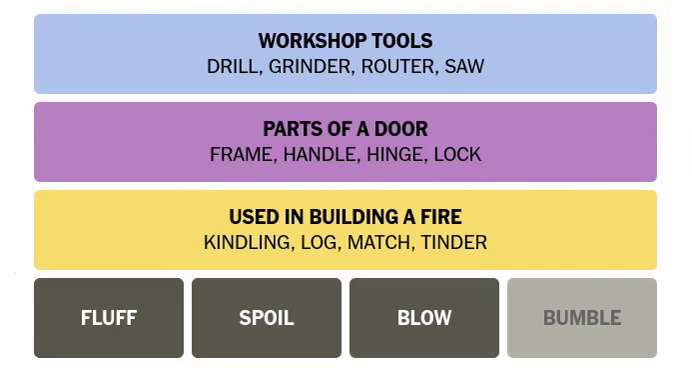
#> input picture frame 22 of Image and Sound Processing/KunleOguntoye_HW3/part4/p4b_video2.mp4, 692 x 372 px
$ python p4b_code.py
#> lines starting #> are read from the running program, lines starting #| are printed output that depends on the picture; after the words box and inside, x2 and y2 are one past the last pixel; in counts of white or black regions, pixels touching at a corner belong together
#> further down, frame is the input picture: shape (372, 692, 3); mean B, G, R 176.7, 179, 190.5
import cv2 as cv
import numpy as np
import matplotlib.pyplot as plt

video_path = 'part4/p4b_video2.mp4'
cap = cv.VideoCapture(video_path)
output_video_path= video_path.split('.')[0] + '_result.mp4'

fourcc = cv.VideoWriter_fourcc(*'MP4V')
frame_rate = cap.get(cv.CAP_PROP_FPS)
frame_size = (int(cap.get(cv.CAP_PROP_FRAME_WIDTH)), int(cap.get(cv.CAP_PROP_FRAME_HEIGHT)))
out = cv.VideoWriter(output_video_path, fourcc, frame_rate, frame_size)
color_ranges = {
    'Blue': np.array([176.0, 193.06, 236.0]),
    'Green': np.array([156.41, 193.73, 86.6]),
    'Purple': np.array([185.06, 125.6, 192.8]),
    'Yellow': np.array([246.0, 221.0, 107.0])
}

midLine = [60, 147, 237, 327]
def test(img):
    res = []
    gray = cv.cvtColor(img[:, :100], cv.COLOR_RGB2GRAY)
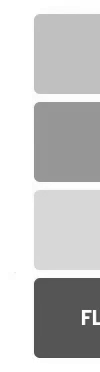
#> gray: shape (372, 100); min 78, max 255, mean 201.9
    edges = cv.Canny(gray, 50, 150, apertureSize=3)
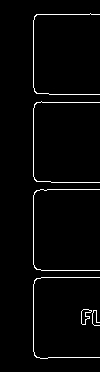
#> edges: shape (372, 100); 2.5% white in thin lines or dots, all inside (x1, y1, x2, y2) = (33, 13, 100, 359)
    contours, _ = cv.findContours(edges, cv.RETR_TREE, cv.CHAIN_APPROX_SIMPLE)
#> contours = 7 contours, 5 with area under 20; largest, box (x1, y1, x2, y2) and area: (81, 309, 92, 325) 84, (81, 309, 92, 325) 80
    for cnt in contours:
        # Approximate the contour to a polygon
        epsilon = 0.05 * cv.arcLength(cnt, True)
        approx = cv.approxPolyDP(cnt, epsilon, True)
        for vertex in approx:
            x, y = vertex[0]
            if x < 10:
                if y <= 99:
                    mid_score = midLine[0]
                elif 100 <= y and y <= 191:
                    mid_score = midLine[1]
                elif 191 <= y and y <= 280:
                    mid_score = midLine[2]
                else:
                    mid_score = midLine[3]

                # score = np.argmin([abs(y - i) for i in midLine])
                # mid_score = midLine[score]
                if y < mid_score:
                    res.append((y + 10, x + 10 ))
                else:
                    res.append((y - 10 , x + 10))

                return (True, (y, x), (res[0][1], res[0][0]), res, score)
#> this loop made 7 passes
#> epsilon on passes 1 to 7: 3.84, 2.64, 2.61, 20.81, 20.86, 20.81, 20.81
#> after the loop, res = []

tmp_l = ['Colors:']
while cap.isOpened():
    ret, frame = cap.read()
    if not ret:
        break
    frame = cv.cvtColor(frame, cv.COLOR_BGR2RGB)
    ret = test(frame)
    text = " ".join(tmp_l)

    if ret:
        score = []
        color = frame[ret[2][1], ret[2][0]]
        for key, value in color_ranges.items():
            score.append(np.linalg.norm(color - value))
        if list(color_ranges.keys())[np.argmin(score)] + " ->" != tmp_l[-1]:
            tmp_l.append(list(color_ranges.keys())[np.argmin(score)] + " ->")
            text = " ".join(tmp_l)

        # [8 lines of commented-out code are left out]
    cv.putText(frame, text, (10, 350) , cv.FONT_HERSHEY_SIMPLEX, 1, (255, 0, 0), 2, cv.LINE_AA)
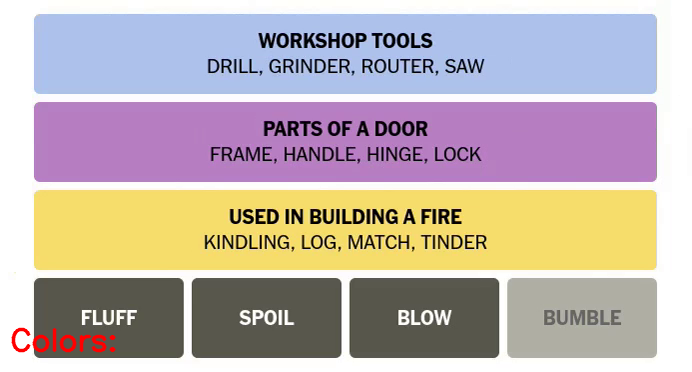
#> frame: shape (372, 692, 3); mean R, G, B 191, 178.6, 176.4
    out.write(cv.cvtColor(frame, cv.COLOR_RGB2BGR))

# Release everything when job is finished
cap.release()
out.release()

$ run again, starting later in the video
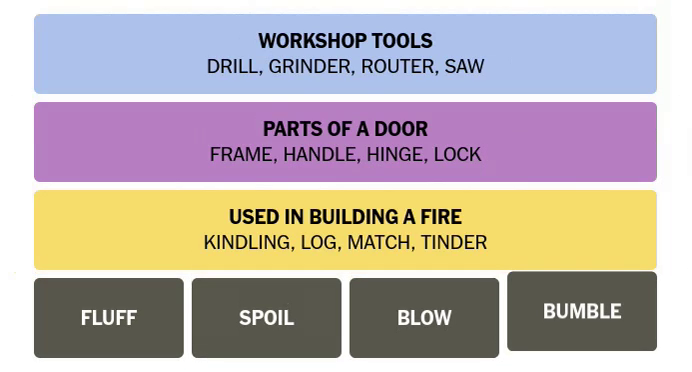
#> input picture frame 99 of Image and Sound Processing/KunleOguntoye_HW3/part4/p4b_video2.mp4, 692 x 372 px
#> frame is the input picture: shape (372, 692, 3); mean B, G, R 173.2, 175.5, 187
#> edges: shape (372, 100); 2.5% white in thin lines or dots, all inside (x1, y1, x2, y2) = (33, 13, 100, 359)
#> contours = 7 contours, 5 with area under 20; largest, box (x1, y1, x2, y2) and area: (81, 310, 92, 325) 78, (81, 310, 92, 325) 74
#> the loop in test, `for cnt in contours:` made 7 passes
#> epsilon on passes 1 to 7: 3.87, 2.62, 2.57, 20.94, 20.81, 20.73, 20.81
#> after the loop in test, `for cnt in contours:`: res = []
#> `cv.putText(frame, text, (10, 350) , cv.FONT_HERSHEY_SIMPLEX, 1, (255, ..`:
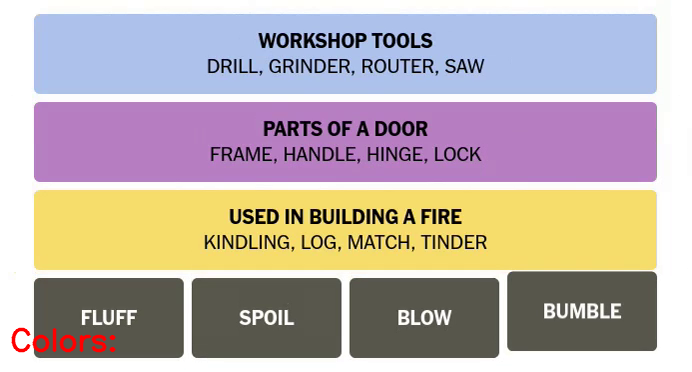
#> frame: shape (372, 692, 3); mean R, G, B 187.5, 175.1, 172.8

$ run again, starting later in the video
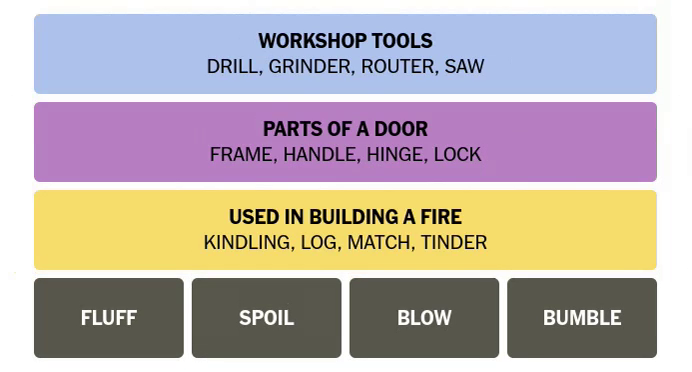
#> input picture frame 176 of Image and Sound Processing/KunleOguntoye_HW3/part4/p4b_video2.mp4, 692 x 372 px
#> frame is the input picture: shape (372, 692, 3); mean B, G, R 173.1, 175.4, 187
#> edges: shape (372, 100); 2.5% white in thin lines or dots, all inside (x1, y1, x2, y2) = (33, 13, 100, 359)
#> contours = 7 contours, 5 with area under 20; largest, box (x1, y1, x2, y2) and area: (81, 309, 92, 325) 79, (81, 309, 92, 325) 75
#> the loop in test, `for cnt in contours:` made 7 passes
#> epsilon on passes 1 to 7: 3.87, 2.67, 2.61, 21.02, 20.81, 20.73, 20.81
#> after the loop in test, `for cnt in contours:`: res = []
#> `cv.putText(frame, text, (10, 350) , cv.FONT_HERSHEY_SIMPLEX, 1, (255, ..`:
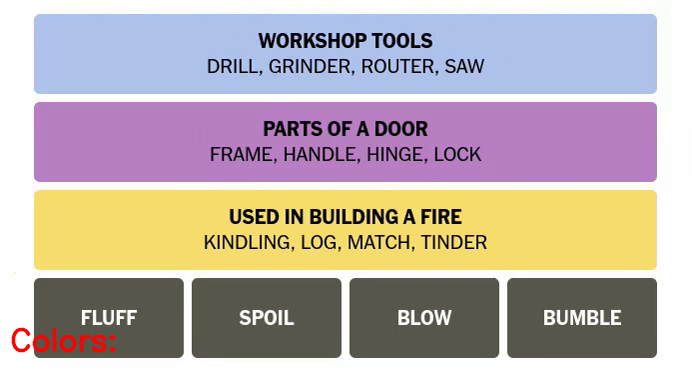
#> frame: shape (372, 692, 3); mean R, G, B 187.4, 175, 172.8
